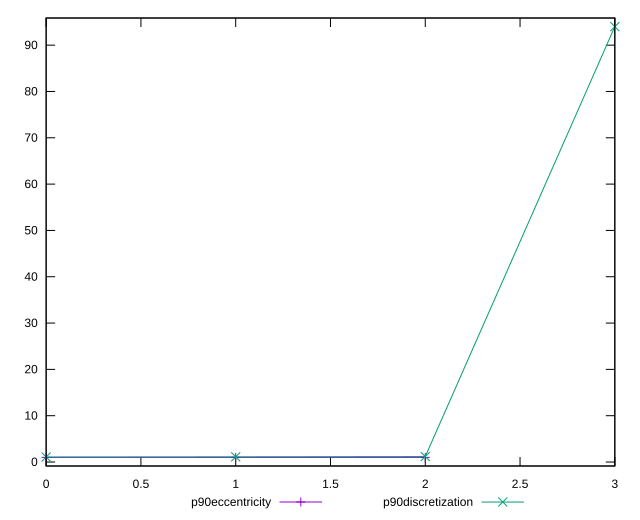

Write gnuplot code to recreate this figure.
reset

$p90Eccentricity <<EOF
0 1
1 0.9999999999999992
2 0.9999999999999994
EOF

$p90Discretization <<EOF
0 1.0804597701149425
1 1.119047619047619
2 1.175
3 94
EOF

set key outside below
set xrange [0:3]
set yrange [-0.8600000000000009:95.86]
set trange [-0.8600000000000009:95.86]
set terminal svg size 640, 520 enhanced background rgb 'white'
set output "reports/report_00028_2021-02-24T12-49-42.674Z/uses-rel-preload/progression/eccentricity.svg"

plot $p90Eccentricity title "p90eccentricity" with linespoints, \
     $p90Discretization title "p90discretization" with linespoints

reset
